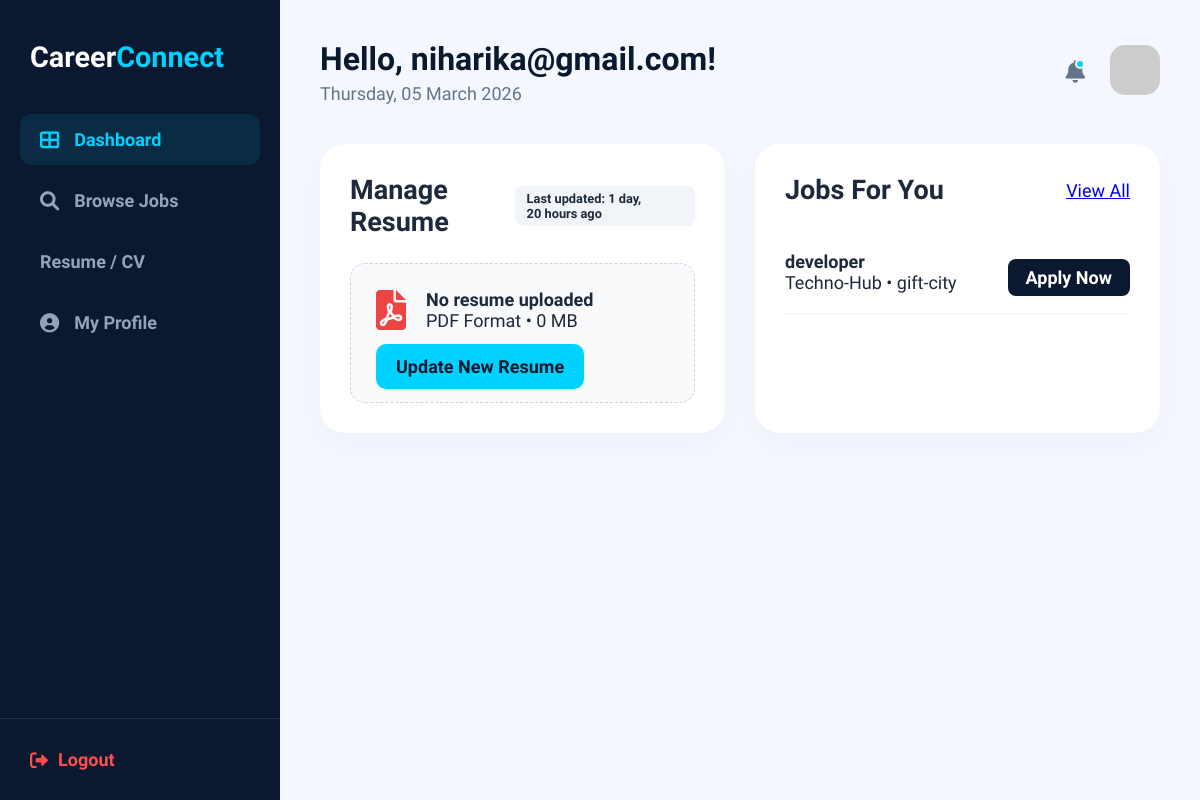
The page /job_seeker_dashboard/ (signed in) on the database its author committed.
### accounts/models.py (models this page shows, shortened)
class User(AbstractUser):
    is_seeker = models.BooleanField(default=False)
    is_employer = models.BooleanField(default=False)
    profile_picture = models.ImageField(upload_to='profiles/', null=True, blank=True)

class seekerdb(models.Model):
    WORK_TYPES = (
        ('Remote', 'Remote'),
        ('On-site', 'On-site'),
        ('Hybrid', 'Hybrid'),
    )
    user = models.OneToOneField(User, on_delete=models.CASCADE, related_name='seeker_profile')
    full_name = models.CharField(max_length=255)
    experience_years = models.IntegerField(default=0)
    work_type = models.CharField(max_length=20, choices=WORK_TYPES, default='Remote')
    skills = models.TextField(help_text="Enter skills separated by commas")
    resume = models.FileField(
        upload_to='resumes/',
        validators=[FileExtensionValidator(['pdf', 'doc', 'docx'])],
        null=True, blank=True
    )
    resume_updated_at = models.DateTimeField(auto_now=True)
    profile_views = models.IntegerField(default=0)

class Job(models.Model):
    employer = models.ForeignKey(
        employerdb,
        on_delete=models.CASCADE,
        related_name="jobs"
    )
    company_name = models.CharField(max_length=200)
    location = models.CharField(max_length=200)
    contact = models.CharField(max_length=15)
    email = models.EmailField()
    job_role = models.CharField(max_length=200)
    experience = models.CharField(max_length=100)
    skills = models.TextField()
    is_active = models.BooleanField(default=True)
    created_at = models.DateTimeField(auto_now_add=True)

### accounts/views.py (the view)
# urls.py: path('job_seeker_dashboard/', views.job_seeker_dashboard, name='job_seeker_dashboard'),
@login_required
def job_seeker_dashboard(request):
    if not request.user.is_seeker:
        return redirect('homepage')
    profile = request.user.seeker_profile
    apps = Application.objects.filter(seeker=profile)
    stats = {
        'applied_count': apps.count(),
        'weekly_applied': apps.filter(applied_at__gte=datetime.now()-timedelta(days=7)).count(),
        'interview_count': apps.filter(status='Shortlisted').count(),
    }
    recommended = Job.objects.filter(is_active=True).order_by('-created_at')[:2]
    context = {
        'stats': stats,
        'resume': {
            'filename': profile.resume.name.split('/')[-1] if profile.resume else None,
            'updated_at': profile.resume_updated_at,
            'file': profile.resume
        },
        'recommended_jobs': recommended
    }
    return render(request, 'job_seeker_dashboard.html', context)

### templates/job_seeker_dashboard.html (shortened to what this page needs)
{% extends 'base.html' %} {% load static %} {% block navbar %}{% endblock %}
{%block footer %} {% endblock %} {% block extra_css %}
<link rel="stylesheet" href="{% static 'css/job_seeker_dashboard.css' %}" />
{% endblock %} {% block content %}
<div class="dashboard-container">
  <aside class="sidebar">
    <div class="sidebar-header">
      <a href="{% url 'homepage' %}" class="logo">Career<span>Connect</span></a>
    </div>
    <nav class="sidebar-nav">
      <ul>
        <li>
          <a href="{% url 'job_seeker_dashboard' %}" class="active">
            <i class="fas fa-th-large"></i> Dashboard
          </a>
        </li>
        <li>
          <a href="{% url 'view_all_jobs' %}"><i class="fas fa-search"></i> Browse Jobs</a>
        </li>
        <li>
          <li><a href="{% url 'manage_resume' %}">Resume / CV</a></li>
        </li>
        <li>
          <a href="{% url 'my_profile' %}"><i class="fas fa-user-circle"></i> My Profile</a>
        </li>
      </ul>
    </nav>
    <div class="sidebar-footer">
      <a href="{% url 'logout' %}" class="logout-btn">
        <i class="fas fa-sign-out-alt"></i> Logout
      </a>
    </div>
  </aside>
  <main class="main-content">
    <header class="top-bar">
      <div class="greeting">
        <h1>Hello, {{ user.first_name|default:user.username }}!</h1>
        <p>{% now "l, d F Y" %}</p>
      </div>
      <div class="user-actions">
        <div class="notif-bell">
          <i class="fas fa-bell"></i>
          <span class="dot"></span>
        </div>
        <div class="profile-preview">
          {% if user.profile_picture %}
          <img src="{{ user.profile_picture.url }}" alt="Profile" />
          {% else %}
          <img
            src="https://ui-avatars.com/api/?name={{ user.username }}&background=00d2ff&color=0a192f"
            alt="Profile"
          />
          {% endif %}
        </div>
      </div>
    </header>
    <div class="dashboard-grid">
      <section class="content-box resume-box">
        <div class="box-header">
          <h2>Manage Resume</h2>
          <span class="status-tag"
            >Last updated: {{ resume.updated_at|timesince }} ago</span
          >
        </div>
        <div class="resume-display">
          <div class="file-info">
            <i class="fas fa-file-pdf"></i>
            <div>
              <h4>{{ resume.filename|default:"No resume uploaded" }}</h4>
              <p>PDF Format • {{ resume.size|default:"0" }} MB</p>
            </div>
          </div>
          <div class="resume-actions">
            <form
              action="{% url 'update_resume' %}"
              method="POST"
              enctype="multipart/form-data"
              id="resumeForm"
            >
              <label class="btn-cyan-upload">
                Update New Resume
              </label>
            </form>
          </div>
        </div>
      </section>
      <section class="content-box">
        <div class="box-header">
          <h2>Jobs For You</h2>
          <a href="{% url 'view_all_jobs' %}" class="link-cyan">View All</a>
        </div>
        <div class="job-list">
          {% for job in recommended_jobs %}
          <div class="job-item">
            <div class="job-main">
              <div>
                <h4>{{ job.job_role }}</h4>
                <p>{{ job.company_name }} • {{ job.location }}</p>
              </div>
            </div>
            <div class="job-meta">
        <a href="https://mail.google.com/mail/?view=cm&fs=1&to={{ job.email }}&su=Application for {{ job.job_role }}&body=Hello {{ job.company_name }}, I would like to apply for the {{ job.job_role }} position."
        target="_blank" class="btn-navy-sm" style="text-decoration: none"> Apply Now</a>            </div>
          </div>
          {% empty %}
          <p>No job recommendations found based on your profile.</p>
          {% endfor %}
        </div>
      </section>
    </div>
  </main>
</div>
{% endblock %}

### templates/base.html (shortened to what this page needs)
{% load static %}
<!doctype html>
<html lang="en">
  <head>
    <link rel="stylesheet" href="{% static 'css/base.css' %}" />
    <link
      rel="stylesheet"
      href="https://cdnjs.cloudflare.com/ajax/libs/font-awesome/6.0.0/css/all.min.css"
      />
      {% block extra_css %}{% endblock %}
  </head>
  <body>
     {% block content %} {% endblock %}
  </body>
</html>

### static/css/base.css (style rules this page uses)
:root { --navy: #0a192f; --cyan: #00d2ff; --cyan-glow: rgba(0, 210, 255, 0.4); --purple-glow: rgba(160, 32, 240, 0.3); --white: #ffffff; --light-bg: #f8fafc; --text-navy: #1e293b; --text-light: #64748b; }
* { margin: 0; padding: 0; box-sizing: border-box; }
body { font-family: "Plus Jakarta Sans", sans-serif; background-color: var(--white); color: var(--text-navy); font-size: 18px; }
.logo { font-size: 1.8rem; font-weight: 800; text-decoration: none; color: var(--white); }
.logo span { color: var(--cyan); }

### static/css/job_seeker_dashboard.css (style rules this page uses)
.dashboard-container { display: flex; min-height: 100vh; background-color: #f4f7fe; }
.sidebar { width: 280px; background: var(--navy); color: var(--white); display: flex; flex-direction: column; position: fixed; height: 100vh; }
.sidebar-header { padding: 40px 30px; }
.sidebar-nav { flex: 1; padding: 0 20px; }
.sidebar-nav ul { list-style: none; }
.sidebar-nav li { margin-bottom: 10px; }
.sidebar-nav a { display: flex; align-items: center; padding: 15px 20px; color: #94a3b8; text-decoration: none; border-radius: 12px; font-weight: 600; transition: 0.3s; }
.sidebar-nav a i { margin-right: 15px; font-size: 1.2rem; }
.sidebar-nav a:hover, .sidebar-nav a.active { background: rgba(0, 210, 255, 0.1); color: var(--cyan); }
.sidebar-footer { padding: 30px; border-top: 1px solid rgba(255, 255, 255, 0.1); }
.logout-btn { color: #ff4d4d; text-decoration: none; font-weight: 700; display: flex; align-items: center; gap: 10px; }
.main-content { flex: 1; margin-left: 280px; padding: 40px; }
.top-bar { display: flex; justify-content: space-between; align-items: center; margin-bottom: 40px; }
.greeting h1 { font-size: 2rem; color: var(--navy); }
.greeting p { color: var(--text-light); margin-top: 5px; }
.user-actions { display: flex; align-items: center; gap: 25px; }
.notif-bell { position: relative; font-size: 1.4rem; color: var(--text-light); cursor: pointer; }
.notif-bell .dot { position: absolute; top: 0; right: 0; width: 10px; height: 10px; background: var(--cyan); border-radius: 50%; border: 2px solid #f4f7fe; }
.profile-preview img { width: 50px; height: 50px; border-radius: 15px; object-fit: cover; }
.dashboard-grid { display: grid; grid-template-columns: 1fr 1fr; gap: 30px; }
.content-box { background: var(--white); padding: 30px; border-radius: 25px; box-shadow: 0 10px 30px rgba(0, 0, 0, 0.03); }
.box-header { display: flex; justify-content: space-between; align-items: center; margin-bottom: 25px; }
.status-tag { background: #f1f5f9; padding: 5px 12px; border-radius: 8px; font-size: 0.8rem; font-weight: 600; }
.resume-display { background: #f8fafc; padding: 25px; border-radius: 15px; border: 1px dashed #cbd5e1; }
.file-info { display: flex; align-items: center; gap: 20px; margin-bottom: 25px; }
.file-info i { font-size: 2.5rem; color: #ef4444; }
.resume-actions { display: flex; gap: 15px; }
.btn-cyan-upload { padding: 12px 20px; background: var(--cyan); color: var(--navy); border-radius: 10px; font-weight: 800; cursor: pointer; }
.job-item { display: flex; justify-content: space-between; align-items: center; padding: 20px 0; border-bottom: 1px solid #f1f5f9; }
.job-main { display: flex; gap: 15px; align-items: center; }
.job-meta { text-align: right; }
.btn-navy-sm { padding: 8px 18px; background: var(--navy); color: var(--white); border: none; border-radius: 8px; font-weight: 600; cursor: pointer; }

### rows shown on the page
User: first_name "niharika@gmail.com"
seekerdb: updated_at "1 day, 20 hours"
Job: job_role "developer", company_name "Techno-Hub", location "gift-city"

### other values the page prints
{{ resume.filename|default:"No resume uploaded" }} "No resume uploaded"
{{ resume.size|default:"0" }} "0"
